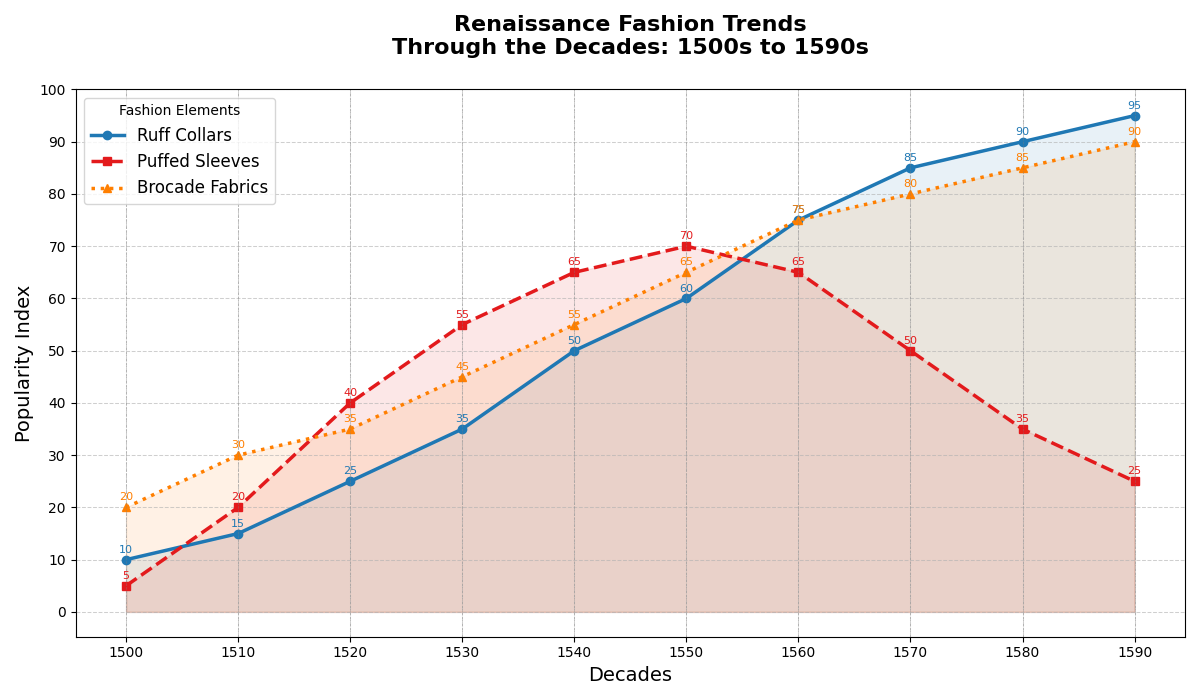

Here is the Python script that generated this plot:
import matplotlib.pyplot as plt
import numpy as np

decades = np.arange(1500, 1600, 10)
ruff_collars = [10, 15, 25, 35, 50, 60, 75, 85, 90, 95]
puffed_sleeves = [5, 20, 40, 55, 65, 70, 65, 50, 35, 25]
brocade_fabrics = [20, 30, 35, 45, 55, 65, 75, 80, 85, 90]

fig, ax = plt.subplots(figsize=(12, 7))

# Shuffled color assignment
colors = ['#e31a1c', '#ff7f00', '#1f78b4']

ax.plot(decades, ruff_collars, marker='o', linestyle='-', color=colors[2], linewidth=2.5, label='Ruff Collars')
ax.fill_between(decades, ruff_collars, color=colors[2], alpha=0.1)

ax.plot(decades, puffed_sleeves, marker='s', linestyle='--', color=colors[0], linewidth=2.5, label='Puffed Sleeves')
ax.fill_between(decades, puffed_sleeves, color=colors[0], alpha=0.1)

ax.plot(decades, brocade_fabrics, marker='^', linestyle=':', color=colors[1], linewidth=2.5, label='Brocade Fabrics')
ax.fill_between(decades, brocade_fabrics, color=colors[1], alpha=0.1)

for decade in decades:
    ax.axvline(x=decade, color='gray', linestyle='--', linewidth=0.5, alpha=0.5)

for i, (decade, rc, ps, bf) in enumerate(zip(decades, ruff_collars, puffed_sleeves, brocade_fabrics)):
    ax.annotate(str(rc), (decade, rc), textcoords="offset points", xytext=(0, 5), ha='center', fontsize=8, color=colors[2])
    ax.annotate(str(ps), (decade, ps), textcoords="offset points", xytext=(0, 5), ha='center', fontsize=8, color=colors[0])
    ax.annotate(str(bf), (decade, bf), textcoords="offset points", xytext=(0, 5), ha='center', fontsize=8, color=colors[1])

ax.set_title('Renaissance Fashion Trends\nThrough the Decades: 1500s to 1590s', fontsize=16, fontweight='bold', y=1.05)
ax.set_xlabel('Decades', fontsize=14)
ax.set_ylabel('Popularity Index', fontsize=14)
ax.set_xticks(decades)
ax.set_yticks(np.arange(0, 101, 10))
ax.grid(which='major', axis='both', linestyle='--', linewidth=0.75, alpha=0.6)
ax.legend(title='Fashion Elements', loc='upper left', fontsize=12)

fig.tight_layout()
plt.show()
